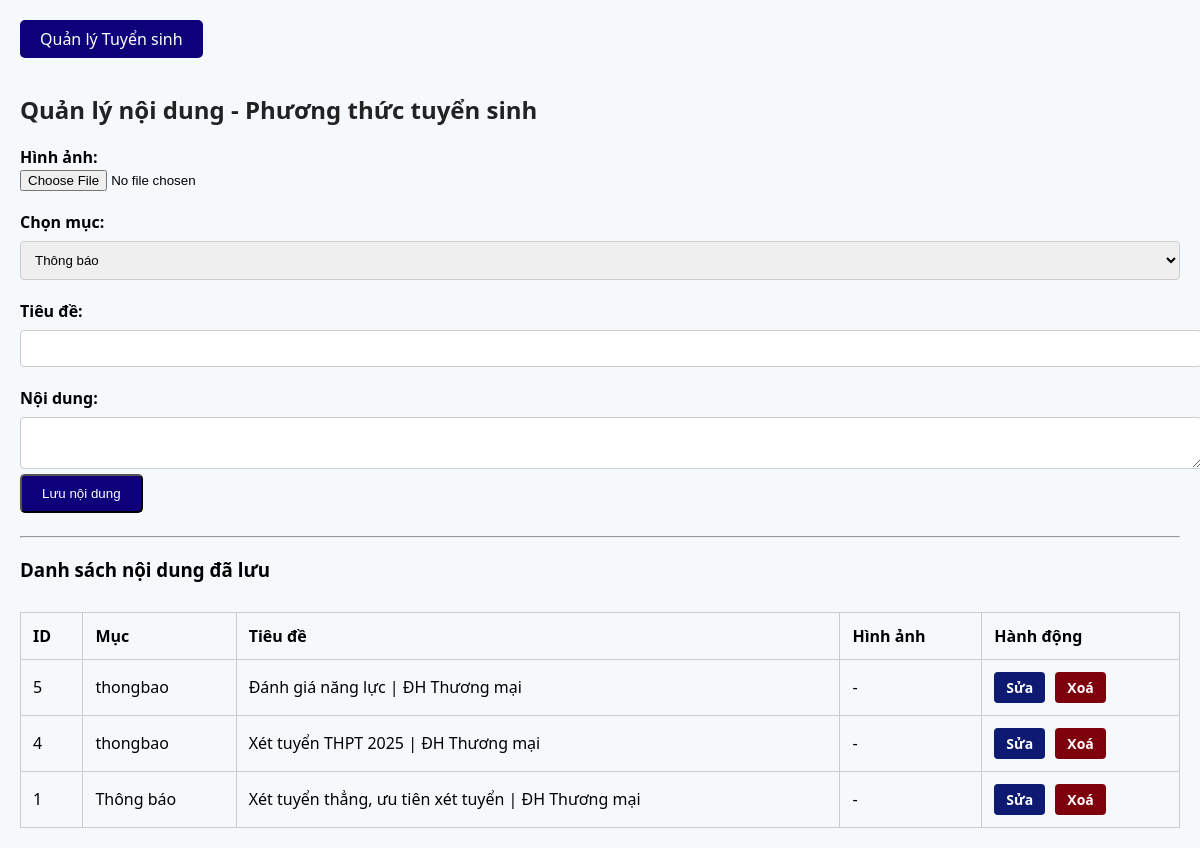
Page /tuyensinh/backendts/phuongthuc.php on the committed database.
### tables this page shows
CREATE TABLE `noidung_phuongthuc` (
  `id` int(11) NOT NULL,
  `muc` varchar(50) DEFAULT NULL,
  `tieude` varchar(255) DEFAULT NULL,
  `noidung` text DEFAULT NULL,
  `last_update` datetime DEFAULT current_timestamp() ON UPDATE current_timestamp(),
  `hinhanh` varchar(255) DEFAULT NULL,
  `ngaydang` datetime DEFAULT current_timestamp()
);

### tuyensinh/backendts/phuongthuc.php (the view, shortened to what this page needs)
<?php
$edit_data = null;
?>
<!DOCTYPE html>
<html lang="vi">
<head>
  <link rel="stylesheet" href="style.css">
</head>
<body>
<a href="indexts.php" class="button-link">Quản lý Tuyển sinh </a>
  <h2>Quản lý nội dung - Phương thức tuyển sinh </h2>
  <form action="" method="POST" enctype="multipart/form-data">
  <label for="hinhanh">Hình ảnh:</label>
<input type="file" name="hinhanh" accept="image/*">
    <label for="muc">Chọn mục:</label>
    <select name="muc" id="muc" required>
      <option value="thongbao" <?= (isset($edit_data) && $edit_data['muc']=='thongbao')?'selected':'' ?>>Thông báo</option>
    </select>
    <label for="tieude">Tiêu đề:</label>
    <input type="text" name="tieude" id="tieude" required style="width:100%;" value="<?= htmlspecialchars($edit_data['tieude'] ?? '') ?>">
    <label for="noidung">Nội dung:</label>
    <textarea name="noidung" id="noidung"><?= htmlspecialchars($edit_data['noidung'] ?? '') ?></textarea>
    <button type="submit" class= "submit-button">
  <?= $edit_data ? 'Cập nhật' : 'Lưu nội dung' ?>
</button>
  </form>
  <hr><h3>Danh sách nội dung đã lưu</h3>
<table border="1" cellpadding="10" cellspacing="0" class="table">
  <tr><th>ID</th><th>Mục</th><th>Tiêu đề</th> <th>Hình ảnh</th><th>Hành động</th></tr>
  <?php
  $conn = new mysqli("localhost", "root", "", "tuyensinhtmu");
  $conn->set_charset("utf8");
  $res = $conn->query("SELECT * FROM noidung_phuongthuc ORDER BY id DESC");
  while ($r = $res->fetch_assoc()) {
    echo "<tr>
            <td>{$r['id']}</td>
            <td>{$r['muc']}</td>
            <td>{$r['tieude']}</td>
            <td>";
            if ($r['hinhanh']) {
                echo "<img src='uploads/{$r['hinhanh']}' width='80'>";
            } else {
                echo "-";
            }
            echo "</td>
            <td>
              <a href='?id={$r['id']}' class= 'edit' >Sửa</a>
              <a href='?delete={$r['id']}' class =' delete' onclick=\"return confirm('Bạn chắc chắn muốn xoá nội dung này?')\">Xoá</a>
            </td>";
          }
  ?>
</table>
</body>
</html>

### tuyensinh/backendts/style.css (style rules this page uses)
body { margin: 0; padding: 20px; font-family: "Segoe UI", Tahoma, Geneva, Verdana, sans-serif; background-color: #f6f9fc; }
h2 { font-size: 24px; color: #222; }
label { display: block; margin-top: 20px; font-weight: bold; }
select, input[type="text"], textarea { width: 100%; padding: 10px; margin-top: 8px; border-radius: 4px; border: 1px solid #ccc; }
.table { width: 100%; margin-top: 30px; border-collapse: collapse; }
.table td, .table th { padding: 12px; border: 1px solid #ccc; text-align: left; }
.button-link { display: inline-block; margin-bottom: 15px; padding: 8px 20px; background: #0e0079; color: white; text-decoration: none; border-radius: 5px; }
.submit-button { display: inline-block; margin-bottom: 15px; padding: 10px 20px; background: #0e0079; color: white; text-decoration: none; border-radius: 5px; }
a.edit { display: inline-block; padding: 6px 12px; background-color: #0c1a72; color: #fff; text-decoration: none; border-radius: 4px; font-size: 14px; font-weight: bold; margin-right: 6px; transition: background-color 0.2s ease; }
a.delete { display: inline-block; padding: 6px 12px; background-color: #7e000d; color: #fff; text-decoration: none; border-radius: 4px; font-size: 14px; font-weight: bold; transition: background-color 0.2s ease; }

### rows in the picture
noidung_phuongthuc: id "5", muc "thongbao", tieude "Đánh giá năng lực | ĐH Thương mại"
noidung_phuongthuc: id "4", muc "thongbao", tieude "Xét tuyển THPT 2025 | ĐH Thương mại"
noidung_phuongthuc: id "1", muc "Thông báo", tieude "Xét tuyển thẳng, ưu tiên xét tuyển | ĐH Thương mại"
